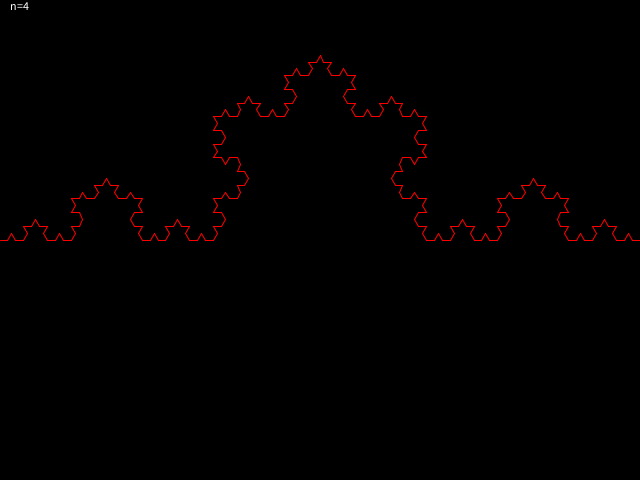
Frame 1 (no input)
Frame 60 (the mouse pressed at the canvas centre just before this capture): identical to frame 1, image omitted
Frame 120 (the mouse held since frame 60 and released just before this capture): identical to frame 1, image omitted

The Processing sketch that drew this single still picture (run headless with seeded random() and noise(); from frame 60 on, the mouse is pressed at the canvas centre):

// Processing sketch: kochcurve
// ── kochcurve.pde
public class Point{
  public float x;
  public float y;

  public Point(int x, int y){
    this.x = x;
    this.y = y;
  }

  public float dst(Point p){
    return sqrt((x-p.x)*(x-p.x) + (y-p.y)*(y-p.y));
  }
}

void koch(int n, Point p1, Point p2){
  if(n < 1){
    line((int)p1.x, (int)p1.y, (int)p2.x, (int)p2.y);
  }
  else{
    Point np1 = new Point(0, 0);
    Point np2 = new Point(0, 0);
    Point v = new Point(0, 0);
    float angle, high;

    np1.x = (2*p1.x + p2.x) / 3.0;
    np1.y = (2*p1.y + p2.y) / 3.0;
    np2.x = (p1.x + 2*p2.x) / 3.0;
    np2.y = (p1.y + 2*p2.y) / 3.0;

    angle = atan2(p2.y - p1.y, p2.x - p1.x);
    high = p1.dst(np1) * sqrt(3) / 2; //sin(PI / 3.0);

    v.x = (np1.x + np2.x) / 2.0 + high * sin(angle);
    v.y = (np1.y + np2.y) / 2.0 - high * cos(angle);

    koch(n-1, p1, np1);
    koch(n-1, np1, v);
    koch(n-1, v, np2);
    koch(n-1, np2, p2);
  }
}

void setup(){
  size(640, 480);
}

void draw(){

  int n = 4;
  Point s = new Point(0, height / 2);
  Point e = new Point(width, height / 2);
  
  background(0);
  stroke(255, 0, 0);
  koch(n, s, e);
  text("n=" + n, 10, 10);

}
